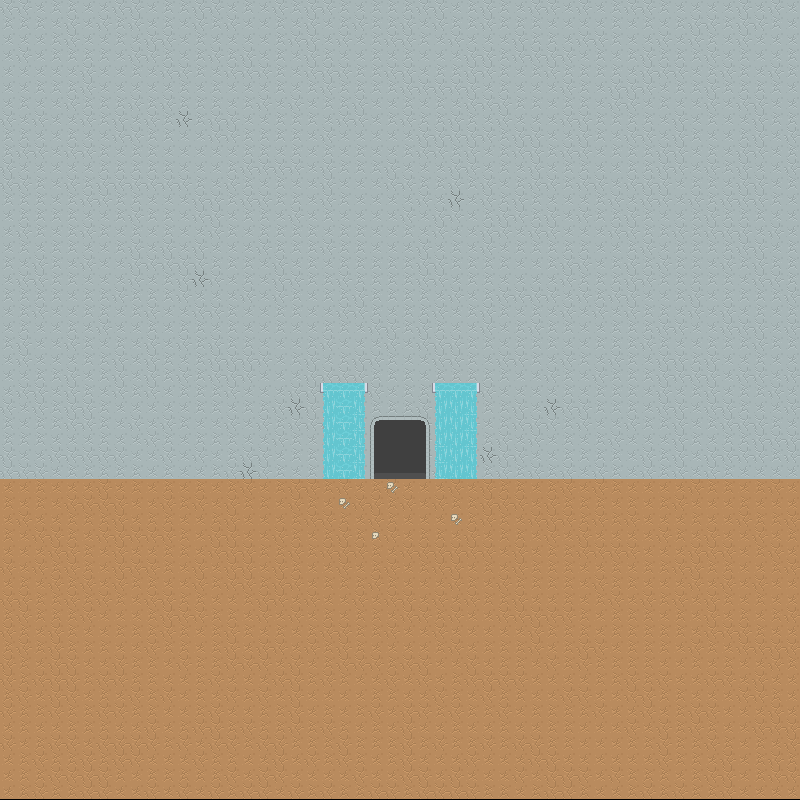

Below is a game level as drawn by its tile map, then a one-line description and the .tmx that defines it (tile-layer data replaced by summaries):
An orthogonal 50x50 tile map with 16x16 px tiles, 2 tile layers (Background, Decorations).

<map version="1.10" tiledversion="1.11.2" orientation="orthogonal" renderorder="right-down" width="50" height="50" tilewidth="16" tileheight="16" infinite="0" nextlayerid="3" nextobjectid="1">
 <editorsettings>
  <export target="titleScreen.json" format="json" />
 </editorsettings>
 <tileset firstgid="1" name="tilemap_packed" tilewidth="17" tileheight="17" tilecount="476" columns="28">
  <image source="tilemap_packed.png" width="492" height="305" />
 </tileset>
 <layer id="1" name="Background" width="50" height="50">
  <data>[2500 cells, 2500 non-empty, 7 distinct tile ids]</data>
 </layer>
 <layer id="2" name="Decorations" width="50" height="50">
  <data>[2500 cells, 56 non-empty, 19 distinct tile ids]</data>
 </layer>
</map>
